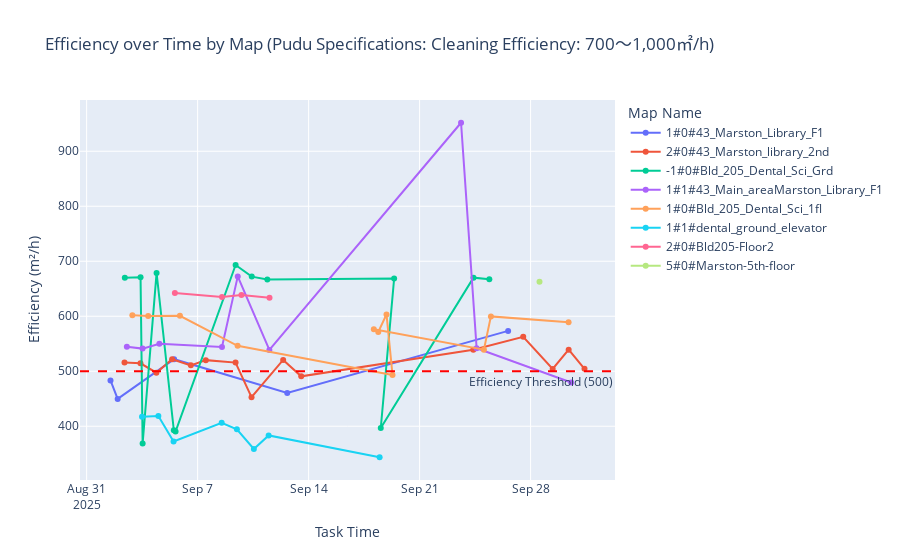

Source (notebook cell):
### Code cell
import plotly.express as px
from plotly.subplots import make_subplots
import plotly.graph_objects as go


# Get unique maps and sort them
maps = sorted(df['map_name'].unique())

# Option 1: Single plot with all maps (good for smaller number of maps)
if len(maps) <= 10:
    fig = px.line(
        df,
        x="start_time",
        y="efficiency",
        color="map_name",
        markers=True,
        title="Efficiency over Time by Map (Pudu Specifications: Cleaning Efficiency: 700～1,000㎡/h)",
        hover_data=['robot_sn', 'task_name']
    )

    fig.add_hline(
        y=500,
        line_dash="dash",
        line_color="red",
        annotation_text="Efficiency Threshold (500)",
        annotation_position="bottom right"
    )

    fig.update_layout(
        xaxis_title="Task Time",
        yaxis_title="Efficiency (m²/h)",
        legend_title="Map Name",
        hovermode="x unified"
    )

    fig.show()

# Option 2: Subplots for each map (better for many maps)
else:
    n = len(maps)
    cols = 2
    rows = (n + cols - 1) // cols  # Ceiling division

    fig = make_subplots(
        rows=rows,
        cols=cols,
        subplot_titles=[f"Map: {map_name}" for map_name in maps],
        shared_xaxes=True,
        shared_yaxes=True,
        vertical_spacing=0.08,
        horizontal_spacing=0.06
    )

    for i, map_name in enumerate(maps, start=1):
        map_df = df[df['map_name'] == map_name].sort_values('start_time')
        row = (i - 1) // cols + 1
        col = (i - 1) % cols + 1

        # Add efficiency line for this map
        fig.add_trace(
            go.Scatter(
                x=map_df['start_time'],
                y=map_df['efficiency'],
                mode='lines+markers',
                name=map_name,
                legendgroup=map_name,
                showlegend=False,  # Don't show legend in subplots
                hovertemplate='<b>%{x}</b><br>' +
                             f'Map: {map_name}<br>' +
                             'Efficiency: %{y:.1f} m²/h<br>' +
                             'Robot: %{customdata[0]}<br>' +
                             'Task: %{customdata[1]}<extra></extra>',
                customdata=map_df[['robot_sn', 'task_name']].values
            ),
            row=row, col=col
        )

        # Add threshold line for each subplot
        fig.add_hline(
            y=500,
            line_dash="dash",
            line_color="red",
            row=row, col=col
        )

    fig.update_layout(
        height=300 * rows,
        title_text="Efficiency over Time by Map (Pudu Specifications: Cleaning Efficiency: 700～1,000㎡/h)",
        showlegend=False,
        hovermode="x unified"
    )

    fig.update_xaxes(title_text="Task Time")
    fig.update_yaxes(title_text="Efficiency (m²/h)")

    fig.show()

# Additional: Show statistics for each map
print("Efficiency Statistics by Map:")
print("=" * 80)
map_stats = df.groupby('map_name').agg({
    'efficiency': ['count', 'mean', 'min', 'max', 'std'],
    'robot_sn': 'nunique'
}).round(1)

map_stats.columns = ['Task Count', 'Avg Efficiency', 'Min Efficiency', 'Max Efficiency', 'Std Efficiency', 'Unique Robots']
map_stats['Low Efficiency Tasks'] = df[df['efficiency'] < 500].groupby('map_name').size()
map_stats['Low Efficiency Tasks'] = map_stats['Low Efficiency Tasks'].fillna(0).astype(int)
map_stats['Low Efficiency %'] = (map_stats['Low Efficiency Tasks'] / map_stats['Task Count'] * 100).round(1)

print(map_stats.sort_values('Avg Efficiency', ascending=False))

# Show maps with the most low efficiency tasks
low_eff_by_map = df[df['efficiency'] < 500].groupby('map_name').size().sort_values(ascending=False)
if not low_eff_by_map.empty:
    print("\nMaps with Most Low Efficiency Tasks (<500):")
    print("=" * 50)
    for map_name, count in low_eff_by_map.head(10).items():
        total_tasks = len(df[df['map_name'] == map_name])
        percentage = (count / total_tasks * 100) if total_tasks > 0 else 0
        print(f"  {map_name}: {count} low tasks ({percentage:.1f}% of {total_tasks} total tasks)")

### Figure 1 — Plotly figure (JSON) as saved in the notebook; plotly's stock layout.template omitted (floating-point values rounded to 4 significant figures)
{"data": [{"customdata": [["811135422060228", "Marston Lib 1st vac+sweep"], ["811135422060228", "Marston Lib 1st vac+sweep"], ["811135422060228", "Marston Lib 1st vac+sweep"], ["811135422060228", "Marston Library First Floor Complete"], ["811135422060228", "Marston Library First Floor Complete"]], "hovertemplate": "map_name=1#0#43_Marston_Library_F1<br>start_time=%{x}<br>efficiency=%{y}<br>robot_sn=%{customdata[0]}<br>task_name=%{customdata[1]}<extra></extra>", "legendgroup": "1#0#43_Marston_Library_F1", "line": {"color": "#636efa", "dash": "solid"}, "marker": {"symbol": "circle"}, "mode": "lines+markers", "name": "1#0#43_Marston_Library_F1", "orientation": "v", "showlegend": true, "type": "scatter", "x": ["2025-09-01T12:06:49", "2025-09-01T22:56:59", "2025-09-05T12:25:32", "2025-09-12T15:37:15", "2025-09-26T14:01:57"], "xaxis": "x", "y": [483.2, 449.7, 521.9, 460.5, 573.4], "yaxis": "y"}, {"customdata": [["811135422060228", "Marston lib 2nd sweep+vac"], ["811135422060228", "Marston lib 2nd sweep+vac"], ["811135422060228", "Marston lib 2nd sweep+vac"], ["811135422060228", "Marston lib 2nd sweep+vac"], ["811135422060228", "Marston lib 2nd sweep+vac"], ["811135422060228", "Marston lib 2nd sweep+vac"], ["811135422060228", "Marston lib 2nd sweep+vac"], ["811135422060228", "Marston lib 2nd sweep+vac"], ["811135422060228", "Marston Library Second Floor Complete"], ["811135422060228", "Marston Library Second Floor Complete"], ["811135422060228", "Marston Library Second Floor Complete"], ["811135422060228", "Marston Library Second Floor Complete"], ["811135422060228", "Marston Library Second Floor Complete"], ["811135422060228", "Marston Library Second Floor Complete"], ["811135422060228", "Marston Library Second Floor Complete"]], "hovertemplate": "map_name=2#0#43_Marston_library_2nd<br>start_time=%{x}<br>efficiency=%{y}<br>robot_sn=%{customdata[0]}<br>task_name=%{customdata[1]}<extra></extra>", "legendgroup": "2#0#43_Marston_library_2nd", "line": {"color": "#EF553B", "dash": "solid"}, "marker": {"symbol": "circle"}, "mode": "lines+markers", "name": "2#0#43_Marston_library_2nd", "orientation": "v", "showlegend": true, "type": "scatter", "x": ["2025-09-02T09:18:01", "2025-09-03T09:27:20", "2025-09-04T09:33:29", "2025-09-05T09:22:21", "2025-09-06T13:45:24", "2025-09-07T12:25:23", "2025-09-09T09:24:43", "2025-09-10T09:34:40", "2025-09-12T09:28:52", "2025-09-13T12:49:04", "2025-09-24T09:18:19", "2025-09-27T12:50:48", "2025-09-29T09:26:19", "2025-09-30T09:38:25", "2025-10-01T09:36:44"], "xaxis": "x", "y": [516.0, 514.5, 497.3, 521.8, 510.7, 520.2, 515.7, 452.8, 520.6, 490.7, 539.2, 562.6, 504.2, 539.3, 504.4], "yaxis": "y"}, {"customdata": [["811135422060216", "Bld_205_Grd_Task ALL"], ["811135422060216", "Bld_205_Grd_Task ALL"], ["811135422060216", "Bld_205_Grd_Task dock heavy"], ["811135422060216", "Bld_205_Grd_Task ALL"], ["811135422060216", "Bld_205_Grd_Task dock heavy"], ["811135422060216", "Bld_205_Grd_Task dock heavy"], ["811135422060216", "Bld_205_Grd_Task ALL"], ["811135422060216", "Bld_205_Grd_Task ALL"], ["811135422060216", "Bld_205_Grd_Task ALL"], ["811135422060216", "Bld_205_Grd_Task ALL"], ["811135422060216", "Bld_205_Grd_Task dock heavy"], ["811135422060216", "Bld_205_Grd_Task ALL"], ["811135422060216", "Bld_205_Grd_Task ALL"]], "hovertemplate": "map_name=-1#0#Bld_205_Dental_Sci_Grd<br>start_time=%{x}<br>efficiency=%{y}<br>robot_sn=%{customdata[0]}<br>task_name=%{customdata[1]}<extra></extra>", "legendgroup": "-1#0#Bld_205_Dental_Sci_Grd", "line": {"color": "#00cc96", "dash": "solid"}, "marker": {"symbol": "circle"}, "mode": "lines+markers", "name": "-1#0#Bld_205_Dental_Sci_Grd", "orientation": "v", "showlegend": true, "type": "scatter", "x": ["2025-09-02T09:47:43", "2025-09-03T09:35:52", "2025-09-03T12:46:02", "2025-09-04T09:51:57", "2025-09-05T11:59:31", "2025-09-05T14:35:17", "2025-09-09T09:28:25", "2025-09-10T09:55:12", "2025-09-11T09:31:18", "2025-09-19T09:26:52", "2025-09-18T13:14:41", "2025-09-24T09:33:40", "2025-09-25T09:33:47"], "xaxis": "x", "y": [670.2, 671.0, 368.6, 678.8, 392.7, 390.3, 693.2, 672.1, 666.9, 668.6, 396.8, 670.2, 667.2], "yaxis": "y"}, {"customdata": [["811135422060228", "Marston Main Areas Clean"], ["811135422060228", "Marston Main Areas Clean"], ["811135422060228", "Marston Main Areas Clean"], ["811135422060228", "Marston Main Areas Clean"], ["811135422060228", "Marston Main Areas Clean"], ["811135422060228", "Marston Main Areas Clean"], ["811135422060228", "Marston Library First Floor ONLY Main Areas"], ["811135422060228", "Marston Library First Floor ONLY Main Areas"], ["811135422060228", "Marston Library First Floor ONLY Main Areas"]], "hovertemplate": "map_name=1#1#43_Main_areaMarston_Library_F1<br>start_time=%{x}<br>efficiency=%{y}<br>robot_sn=%{customdata[0]}<br>task_name=%{customdata[1]}<extra></extra>", "legendgroup": "1#1#43_Main_areaMarston_Library_F1", "line": {"color": "#ab63fa", "dash": "solid"}, "marker": {"symbol": "circle"}, "mode": "lines+markers", "name": "1#1#43_Main_areaMarston_Library_F1", "orientation": "v", "showlegend": true, "type": "scatter", "x": ["2025-09-02T12:52:06", "2025-09-03T12:40:32", "2025-09-04T14:05:14", "2025-09-08T12:51:54", "2025-09-09T12:44:17", "2025-09-11T12:35:35", "2025-09-23T14:44:55", "2025-09-24T14:21:00", "2025-09-30T13:31:17"], "xaxis": "x", "y": [544.3, 541.1, 549.8, 544.0, 672.5, 538.7, 951.8, 541.9, 479.4], "yaxis": "y"}, {"customdata": [["811135422060216", "Bld_205_1st_Task ALL"], ["811135422060216", "Bld_205_1st_Task ALL"], ["811135422060216", "Bld_205_1st_Task ALL"], ["811135422060216", "Bld_205_1st_Task ALL"], ["811135422060216", "Bld_205_1st_Task ALL"], ["811135422060216", "Bld_205_1st_Task ALL"], ["811135422060216", "Bld_205_1st_Task ALL"], ["811135422060216", "Bld_205_1st_Task ALL"], ["811135422060216", "Bld_205_1st_Task ALL"], ["811135422060216", "Bld_205_1st_Task ALL"], ["811135422060216", "Bld_205_1st_Task ALL"]], "hovertemplate": "map_name=1#0#Bld_205_Dental_Sci_1fl<br>start_time=%{x}<br>efficiency=%{y}<br>robot_sn=%{customdata[0]}<br>task_name=%{customdata[1]}<extra></extra>", "legendgroup": "1#0#Bld_205_Dental_Sci_1fl", "line": {"color": "#FFA15A", "dash": "solid"}, "marker": {"symbol": "circle"}, "mode": "lines+markers", "name": "1#0#Bld_205_Dental_Sci_1fl", "orientation": "v", "showlegend": true, "type": "scatter", "x": ["2025-09-02T21:11:06", "2025-09-03T21:11:42", "2025-09-05T21:11:57", "2025-09-09T12:32:33", "2025-09-19T07:00:29", "2025-09-18T21:54:56", "2025-09-18T09:26:01", "2025-09-18T02:43:39", "2025-09-25T01:19:53", "2025-09-25T11:56:27", "2025-09-30T09:30:31"], "xaxis": "x", "y": [601.6, 600.5, 600.7, 546.2, 493.3, 603.3, 571.4, 576.3, 539.3, 599.7, 589.2], "yaxis": "y"}, {"customdata": [["811135422060216", "ground_elevator_new"], ["811135422060216", "ground_elevator_new"], ["811135422060216", "ground_elevator_new"], ["811135422060216", "ground_elevator_new"], ["811135422060216", "ground_elevator_new"], ["811135422060216", "ground_elevator_new"], ["811135422060216", "ground_elevator_new"], ["811135422060216", "ground_elevator_new"]], "hovertemplate": "map_name=1#1#dental_ground_elevator<br>start_time=%{x}<br>efficiency=%{y}<br>robot_sn=%{customdata[0]}<br>task_name=%{customdata[1]}<extra></extra>", "legendgroup": "1#1#dental_ground_elevator", "line": {"color": "#19d3f3", "dash": "solid"}, "marker": {"symbol": "circle"}, "mode": "lines+markers", "name": "1#1#dental_ground_elevator", "orientation": "v", "showlegend": true, "type": "scatter", "x": ["2025-09-03T11:48:22", "2025-09-04T12:34:20", "2025-09-05T11:34:46", "2025-09-08T12:24:55", "2025-09-09T11:25:21", "2025-09-10T13:07:50", "2025-09-11T11:30:47", "2025-09-18T11:28:20"], "xaxis": "x", "y": [417.2, 418.6, 372.4, 406.1, 394.4, 358.7, 383.3, 343.6], "yaxis": "y"}, {"customdata": [["811135422060216", "Bld205 Floor2 All"], ["811135422060216", "Bld205 Floor2 All"], ["811135422060216", "Bld205 Floor2 All"], ["811135422060216", "Bld205 Floor2 All"]], "hovertemplate": "map_name=2#0#Bld205-Floor2<br>start_time=%{x}<br>efficiency=%{y}<br>robot_sn=%{customdata[0]}<br>task_name=%{customdata[1]}<extra></extra>", "legendgroup": "2#0#Bld205-Floor2", "line": {"color": "#FF6692", "dash": "solid"}, "marker": {"symbol": "circle"}, "mode": "lines+markers", "name": "2#0#Bld205-Floor2", "orientation": "v", "showlegend": true, "type": "scatter", "x": ["2025-09-05T13:34:03", "2025-09-08T12:54:25", "2025-09-09T18:16:22", "2025-09-11T12:48:19"], "xaxis": "x", "y": [642.4, 635.0, 638.7, 633.5], "yaxis": "y"}, {"customdata": [["811135422060228", "Marston Library Fifth Floor Complete"]], "hovertemplate": "map_name=5#0#Marston-5th-floor<br>start_time=%{x}<br>efficiency=%{y}<br>robot_sn=%{customdata[0]}<br>task_name=%{customdata[1]}<extra></extra>", "legendgroup": "5#0#Marston-5th-floor", "line": {"color": "#B6E880", "dash": "solid"}, "marker": {"symbol": "circle"}, "mode": "lines+markers", "name": "5#0#Marston-5th-floor", "orientation": "v", "showlegend": true, "type": "scatter", "x": ["2025-09-28T13:29:25"], "xaxis": "x", "y": [662.9], "yaxis": "y"}], "layout": {"annotations": [{"showarrow": false, "text": "Efficiency Threshold (500)", "x": 1, "xanchor": "right", "xref": "x domain", "y": 500, "yanchor": "top", "yref": "y"}], "hovermode": "x unified", "legend": {"title": {"text": "Map Name"}, "tracegroupgap": 0}, "shapes": [{"line": {"color": "red", "dash": "dash"}, "type": "line", "x0": 0, "x1": 1, "xref": "x domain", "y0": 500, "y1": 500, "yref": "y"}], "title": {"text": "Efficiency over Time by Map (Pudu Specifications: Cleaning Efficiency: 700～1,000㎡/h)"}, "xaxis": {"anchor": "y", "domain": [0, 1], "title": {"text": "Task Time"}}, "yaxis": {"anchor": "x", "domain": [0, 1], "title": {"text": "Efficiency (m²/h)"}}}}
